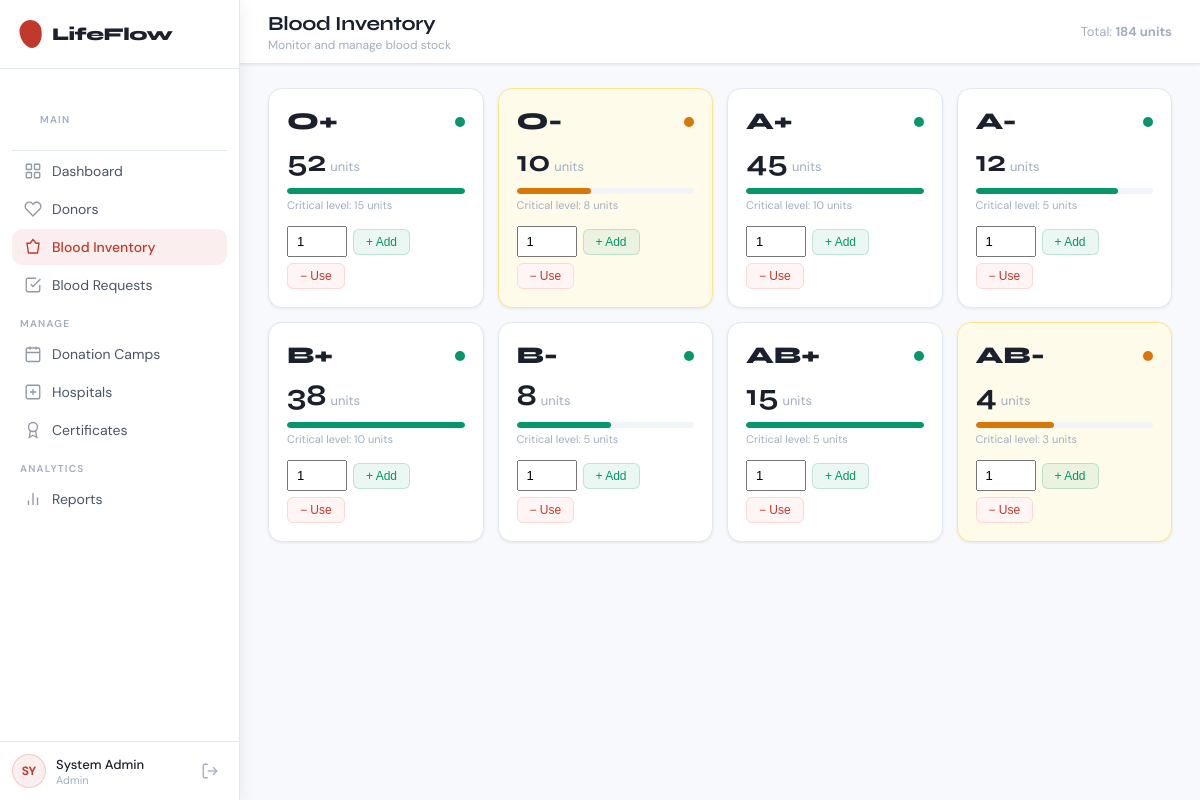
Page /pages/inventory.php (signed in) on the committed database.
### tables this page shows
CREATE TABLE blood_inventory (
  id             INT AUTO_INCREMENT PRIMARY KEY,
  blood_group    ENUM('A+','A-','B+','B-','AB+','AB-','O+','O-') NOT NULL UNIQUE,
  units          INT NOT NULL DEFAULT 0,
  critical_level INT NOT NULL DEFAULT 5,
  updated_at     TIMESTAMP NOT NULL DEFAULT CURRENT_TIMESTAMP ON UPDATE CURRENT_TIMESTAMP
);

### config/db.php (called while the page is built, shortened)
<?php
class Database {
    private static ?PDO $instance = null;
    public static function getInstance(): PDO {
        if (self::$instance === null) {
            $dsn = "mysql:host=".DB_HOST.";port=".DB_PORT.";dbname=".DB_NAME.";charset=utf8mb4";
            try {
                self::$instance = new PDO($dsn, DB_USER, DB_PASS, [
                    PDO::ATTR_ERRMODE            => PDO::ERRMODE_EXCEPTION,
                    PDO::ATTR_DEFAULT_FETCH_MODE => PDO::FETCH_ASSOC,
                    PDO::ATTR_EMULATE_PREPARES   => false,
                ]);
                self::$instance->exec("SET SESSION sql_mode = 'STRICT_TRANS_TABLES,NO_ZERO_IN_DATE,NO_ZERO_DATE,ERROR_FOR_DIVISION_BY_ZERO,NO_ENGINE_SUBSTITUTION'");
            } catch (PDOException $e) {
                die('<div style="font-family:sans-serif;padding:40px;background:#0a0c10;color:#ff6b6b;"><h2>Database Connection Failed</h2><p>'.$e->getMessage().'</p><p style="color:#8a9bb5">Check your password in config/db.php</p></div>');
            }
        }
        return self::$instance;
    }
}
?>

### classes/BloodInventory.php (called while the page is built, shortened)
<?php
require_once __DIR__.'/../config/db.php';
class BloodInventory {
    private PDO $db;
    public function __construct() { $this->db = Database::getInstance(); }
    public function getAll(): array {
        return $this->db->query("SELECT * FROM blood_inventory ORDER BY FIELD(blood_group,'O+','O-','A+','A-','B+','B-','AB+','AB-')")->fetchAll();
    }
    public function getTotalUnits(): int {
        return (int)$this->db->query("SELECT COALESCE(SUM(units),0) FROM blood_inventory")->fetchColumn();
    }
}
?>

### pages/inventory.php (the view, shortened to what this page needs)
<?php
require_once '../classes/BloodInventory.php';
$inv  = new BloodInventory();
$inventory = $inv->getAll();
$total     = $inv->getTotalUnits();
?>
<!DOCTYPE html>
<html lang="en">
<head>
<link rel="stylesheet" href="../assets/css/dashboard.css">
</head>
<body>
<?php require_once '../includes/sidebar.php'; ?>
<div class="main-wrap">
  <header class="topbar">
    <div class="topbar-left">
      <div><h1 class="page-title">Blood Inventory</h1><p class="page-sub">Monitor and manage blood stock</p></div>
    </div>
    <div class="topbar-right"><div class="topbar-date">Total: <strong><?= $total ?> units</strong></div></div>
  </header>
  <div class="content">
    <div class="inv-grid">
      <?php foreach($inventory as $item):
        $pct = min(100, ($item['units'] / max(1, $item['critical_level']*3)) * 100);
        $cls = $item['units'] <= $item['critical_level'] ? 'crit' : ($item['units'] <= $item['critical_level']*1.5 ? 'warn' : 'ok');
      ?>
      <div class="inv-card <?= $cls ?>">
        <div class="inv-card-top">
          <span class="inv-group"><?= $item['blood_group'] ?></span>
          <span class="inv-status-dot <?= $cls ?>"></span>
        </div>
        <div class="inv-units-big"><?= $item['units'] ?><span>units</span></div>
        <div class="inv-bar-wrap" style="margin:12px 0 4px"><div class="inv-bar <?= $cls ?>" style="width:<?= round($pct) ?>%"></div></div>
        <div class="inv-critical-label">Critical level: <?= $item['critical_level'] ?> units</div>
        <div class="inv-actions" style="margin-top:14px">
          <form method="POST" style="display:flex;gap:6px;align-items:center;flex-wrap:wrap">
            <input type="number" name="units" min="1" max="999" value="1" style="width:60px;padding:6px 8px;font-size:13px">
            <button type="submit" name="action" value="add" class="btn-sm btn-green">+ Add</button>
            <button type="submit" name="action" value="deduct" class="btn-sm btn-red">− Use</button>
          </form>
        </div>
      </div>
      <?php endforeach; ?>
    </div>
  </div>
</div>
</body></html>

### assets/css/dashboard.css (style rules this page uses)
*,*::before,*::after { box-sizing:border-box;margin:0;padding:0 }
:root { --bg:#ffffff;--bg2:#f8f9fc;--bg3:#f1f4f9;--bg4:#e8edf5; --border:#e2e8f0;--border2:#cbd5e1; --red:#c0392b;--red-bright:#e74c3c;--red-soft:rgba(192,57,43,0.08);--red-glow:rgba(192,57,43,0.15); --teal:#059669;--teal-soft:rgba(5,150,105,0.08); --amber:#d97706;--amber-soft:rgba(217,119,6,0.08); --blue:#2563eb;--blue-soft:rgba(37,99,235,0.08); --text:#1a202c;--text2:#4a5568;--text3:#a0aec0; --sidebar-w:240px;--topbar-h:64px; --radius:10px;--radius-lg:14px; --font-d:'Syne',sans-serif;--font-b:'DM Sans',sans-serif; --transition:0.2s cubic-bezier(0.4,0,0.2,1); --shadow:0 1px 3px rgba(0,0,0,0.08); --shadow-md:0 4px 16px rgba(0,0,0,0.08); }
html,body { height:100%;font-family:var(--font-b);background:var(--bg2);color:var(--text);-webkit-font-smoothing:antialiased }
.nav-item.active svg { opacity:1 }
.nav-item svg { flex-shrink:0;opacity:.6 }
.main-wrap { margin-left:var(--sidebar-w);min-height:100vh;display:flex;flex-direction:column }
.topbar { height:var(--topbar-h);background:var(--bg);border-bottom:1px solid var(--border);display:flex;align-items:center;justify-content:space-between;padding:0 28px;position:sticky;top:0;z-index:50;box-shadow:var(--shadow) }
.topbar-left { display:flex;align-items:center;gap:16px }
.page-title { font-family:var(--font-d);font-size:20px;font-weight:700;letter-spacing:-.3px;color:var(--text) }
.page-sub { font-size:12px;color:var(--text3);margin-top:1px }
.topbar-right { display:flex;align-items:center;gap:14px }
.topbar-date { font-size:13px;color:var(--text3) }
.content { padding:24px 28px;display:flex;flex-direction:column;gap:20px;flex:1 }
.inv-bar-wrap { flex:1;height:6px;background:var(--bg3);border-radius:3px;overflow:hidden }
.inv-bar { height:100%;border-radius:3px;transition:width .8s ease }
.inv-bar.ok { background:var(--teal) }
.inv-bar.warn { background:var(--amber) }
.inv-grid { display:grid;grid-template-columns:repeat(4,minmax(0,1fr));gap:14px }
.inv-card { background:var(--bg);border:1px solid var(--border);border-radius:var(--radius-lg);padding:18px;transition:box-shadow var(--transition);box-shadow:var(--shadow) }
.inv-card.warn { border-color:#fde68a;background:#fffbeb }
.inv-card-top { display:flex;align-items:center;justify-content:space-between;margin-bottom:10px }
.inv-group { font-family:var(--font-d);font-size:24px;font-weight:800;color:var(--text) }
.inv-status-dot { width:10px;height:10px;border-radius:50% }
.inv-status-dot.ok { background:var(--teal) }
.inv-status-dot.warn { background:var(--amber) }
.inv-units-big { font-family:var(--font-d);font-size:30px;font-weight:700;color:var(--text);line-height:1 }
.inv-units-big span { font-size:13px;color:var(--text3);font-family:var(--font-b);margin-left:4px;font-weight:400 }
.inv-critical-label { font-size:11px;color:var(--text3);margin-top:2px }
.inv-actions { margin-top:12px }
.inv-actions form { display:flex;gap:6px;align-items:center;flex-wrap:wrap }
.btn-sm { padding:5px 12px;border:none;border-radius:6px;font-size:12px;font-weight:500;cursor:pointer;transition:all var(--transition) }
.btn-green { background:var(--teal-soft);color:var(--teal);border:1px solid rgba(5,150,105,.2) }
.btn-red { background:#fff5f5;color:var(--red);border:1px solid #fed7d7 }

### rows in the picture
blood_inventory: blood_group "O+", units "52", critical_level "15"
blood_inventory: blood_group "O-", units "10", critical_level "8"
blood_inventory: blood_group "A+", units "45", critical_level "10"
blood_inventory: blood_group "A-", units "12", critical_level "5"
blood_inventory: blood_group "B+", units "38", critical_level "10"
blood_inventory: blood_group "B-", units "8", critical_level "5"
blood_inventory: blood_group "AB+", units "15", critical_level "5"
blood_inventory: blood_group "AB-", units "4", critical_level "3"

### other values in the picture
$label "Dashboard Donors Blood Inventory Blood Requests Donation Camps Hospitals Certificates Reports"
substr($u['name'],0,2) "SY"
$u['name'] "System Admin"
$u['role'] "Admin"
$total "184"
